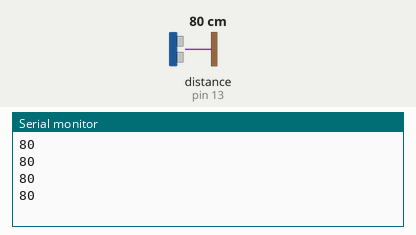
Recording of a sketch running on a simulated Arduino Uno, built with avr-gcc and run on an emulated ATmega328P. Parts: the last lines printed to the serial monitor. Wiring (inferred from the names in the program): ultrasonic range finder: trigger pin 11; echo pin 13. The test bench sets the inputs (shaded band); at power-on: distance to the obstacle (sensor on pin 13) 80 cm. The echo pulse lasts 58.3 µs per cm.

Above: at 1.2 s.
1.3 s: distance to the obstacle (sensor on pin 13) set to 2 cm
At 1.73 s:
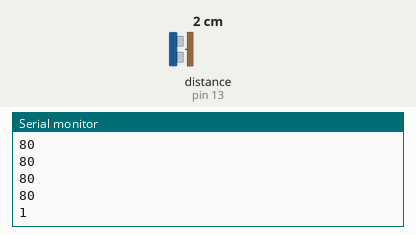
2.8 s: distance to the obstacle (sensor on pin 13) set to 4 cm
At 2.94 s:
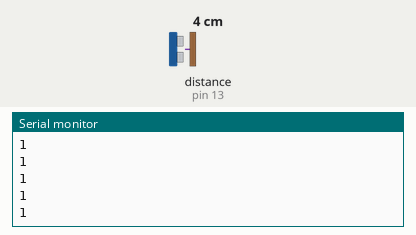
Timing chart, 0 to 5.8 s (numbered marks = the images above; inputs shaded):
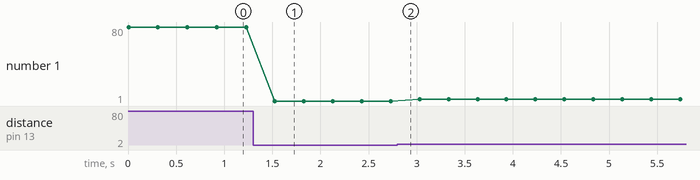

The sketch:

cmtest.ino
```cpp
int trig = 11;
int echo = 13;
long ping(){
  digitalWrite(trig,LOW);
  delayMicroseconds(2);
  digitalWrite(trig,HIGH);
  delayMicroseconds(10);
  digitalWrite(trig,LOW);
  return pulseIn(echo,HIGH)/58;
  }

void setup() {
  // put your setup code here, to run once:
  pinMode(trig,OUTPUT);
  pinMode(echo,INPUT);
  Serial.begin(9600);
}

void loop() {
  // put your main code here, to run repeatedly:
  long cm = ping();
  Serial.println(cm);

  delay(300);
}
```

Measured:
- after the input at 1.3 s, the serial monitor: prints a new line after 0.23 s (image 1)
- plotted number 1: 80 → 1 after the input at 1.3 s, 1 → 3 after the input at 2.8 s
